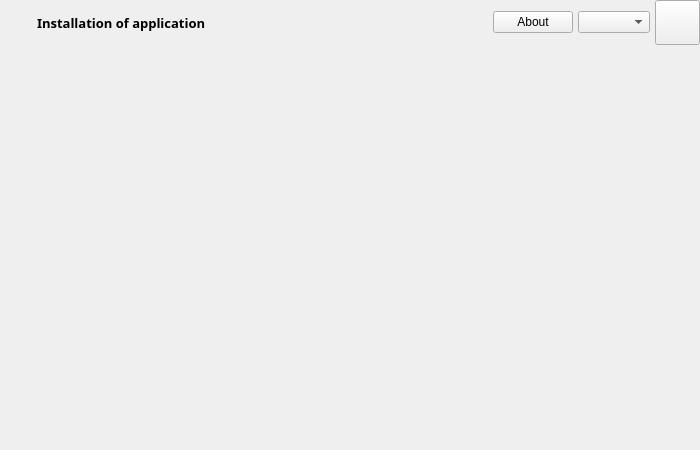
<?xml version="1.0" encoding="UTF-8"?>
<ui version="4.0">
 <class>WindowUI</class>
 <widget class="QMainWindow" name="WindowUI">
  <property name="geometry">
   <rect>
    <x>0</x>
    <y>0</y>
    <width>700</width>
    <height>450</height>
   </rect>
  </property>
  <property name="windowTitle">
   <string notr="true"/>
  </property>
  <property name="windowIcon">
   <iconset resource="../resources.qrc">
    <normaloff>:/images/icon.png</normaloff>:/images/icon.png</iconset>
  </property>
  <property name="statusTip">
   <string notr="true"/>
  </property>
  <property name="styleSheet">
   <string notr="true">QMainWindow{
	background : @color-panel-background;
}</string>
  </property>
  <widget class="QWidget" name="centralwidget">
   <property name="styleSheet">
    <string notr="true">QWidget#centralwidget{
	background : @color-panel-background;
	border: @border-windowpx solid @color-button-background;
}</string>
   </property>
   <layout class="QVBoxLayout" name="verticalLayout_3">
    <property name="leftMargin">
     <number>0</number>
    </property>
    <property name="topMargin">
     <number>0</number>
    </property>
    <property name="rightMargin">
     <number>0</number>
    </property>
    <property name="bottomMargin">
     <number>0</number>
    </property>
    <item>
     <layout class="QVBoxLayout" name="verticalLayout_2">
      <property name="spacing">
       <number>0</number>
      </property>
      <item>
       <widget class="QWidget" name="menuBar" native="true">
        <property name="maximumSize">
         <size>
          <width>16777215</width>
          <height>45</height>
         </size>
        </property>
        <layout class="QHBoxLayout" name="horizontalLayout_2">
         <property name="leftMargin">
          <number>0</number>
         </property>
         <property name="topMargin">
          <number>0</number>
         </property>
         <property name="rightMargin">
          <number>0</number>
         </property>
         <property name="bottomMargin">
          <number>0</number>
         </property>
         <item>
          <layout class="QHBoxLayout" name="horizontalLayout">
           <property name="spacing">
            <number>5</number>
           </property>
           <item>
            <widget class="QLabel" name="labelIconTitle">
             <property name="sizePolicy">
              <sizepolicy hsizetype="Fixed" vsizetype="Minimum">
               <horstretch>0</horstretch>
               <verstretch>0</verstretch>
              </sizepolicy>
             </property>
             <property name="minimumSize">
              <size>
               <width>32</width>
               <height>32</height>
              </size>
             </property>
             <property name="styleSheet">
              <string notr="true">padding : 5px;</string>
             </property>
             <property name="text">
              <string notr="true"/>
             </property>
             <property name="pixmap">
              <pixmap>:/images/logo_title.png</pixmap>
             </property>
            </widget>
           </item>
           <item>
            <widget class="QLabel" name="labelTitle">
             <property name="sizePolicy">
              <sizepolicy hsizetype="Preferred" vsizetype="Preferred">
               <horstretch>0</horstretch>
               <verstretch>0</verstretch>
              </sizepolicy>
             </property>
             <property name="minimumSize">
              <size>
               <width>200</width>
               <height>0</height>
              </size>
             </property>
             <property name="font">
              <font>
               <family>Segoe WP</family>
               <pointsize>10</pointsize>
               <weight>75</weight>
               <bold>true</bold>
              </font>
             </property>
             <property name="styleSheet">
              <string notr="true">color: @color-text-on-background ;</string>
             </property>
             <property name="text">
              <string notr="true">Installation of application</string>
             </property>
            </widget>
           </item>
           <item>
            <spacer name="horizontalSpacer">
             <property name="orientation">
              <enum>Qt::Horizontal</enum>
             </property>
             <property name="sizeHint" stdset="0">
              <size>
               <width>40</width>
               <height>20</height>
              </size>
             </property>
            </spacer>
           </item>
           <item>
            <widget class="QPushButton" name="buttonAbout">
             <property name="styleSheet">
              <string notr="true">QPushButton {
	background-color: transparent;
	padding: 8px;
	border: px0;
	color : @color-text-gray;
}

QPushButton:hover {
	color : @color-text-on-background;
}</string>
             </property>
             <property name="text">
              <string>About</string>
             </property>
            </widget>
           </item>
           <item>
            <widget class="QComboBox" name="comboBoxLanguage">
             <property name="styleSheet">
              <string notr="true">QComboBox
{
    subcontrol-origin: padding;
    subcontrol-position: top right;
    selection-background-color: @color-text-gray;
    background-color: transparent;
    border-style: solid;
    padding: 1px 0px 1px 20px;
}


QComboBox:hover, QPushButton:hover
{
	color: @color-text-gray;
	background-color: @color-panel-background;
}



QComboBox:!on
{
    color:  @color-text-gray;
    background-color: transparent;
}

QComboBox QAbstractItemView{
	padding : 10px;
	background-color: @color-panel-background;
}

QComboBox QAbstractItemView::item
{
	min-height: 25px;
	color : @color-text-gray;
	background-color: @color-panel-background;
	border:0px;
	text-align: center;
}

QListView::item:selected {
	border-radius: 5px;
	border: 1px solid @color-text-on-background;
	color : @color-text-on-background;
}

QListView {
    outline: 0;
	text-align: center;
}

QComboBox::drop-down
{
	subcontrol-origin: padding;
     subcontrol-position: top right;
     width: 10px;
     border: 0px;
	padding-left: 5px;
 }

QComboBox::down-arrow
{
     image: url(:/images/down.png) ;
     width: 10px;
     height: 7px;
}</string>
             </property>
             <property name="currentText">
              <string/>
             </property>
            </widget>
           </item>
           <item>
            <widget class="QPushButton" name="buttonClose">
             <property name="sizePolicy">
              <sizepolicy hsizetype="Fixed" vsizetype="Fixed">
               <horstretch>0</horstretch>
               <verstretch>0</verstretch>
              </sizepolicy>
             </property>
             <property name="minimumSize">
              <size>
               <width>45</width>
               <height>45</height>
              </size>
             </property>
             <property name="styleSheet">
              <string notr="true">QPushButton {
	border: 0px;
	margin: 1px;
}
QPushButton:hover {
	background-color: @color-panel-background-border;
}</string>
             </property>
             <property name="text">
              <string/>
             </property>
             <property name="icon">
              <iconset>
               <normalon>:/images/close.png</normalon>
              </iconset>
             </property>
            </widget>
           </item>
          </layout>
         </item>
        </layout>
       </widget>
      </item>
      <item>
       <widget class="QWidget" name="content" native="true">
        <layout class="QGridLayout" name="gridLayout_2">
         <property name="leftMargin">
          <number>0</number>
         </property>
         <property name="topMargin">
          <number>0</number>
         </property>
         <property name="rightMargin">
          <number>0</number>
         </property>
         <property name="bottomMargin">
          <number>0</number>
         </property>
         <item row="0" column="0">
          <layout class="QGridLayout" name="contentLayout">
           <property name="leftMargin">
            <number>2</number>
           </property>
           <property name="topMargin">
            <number>2</number>
           </property>
           <property name="rightMargin">
            <number>2</number>
           </property>
           <property name="bottomMargin">
            <number>2</number>
           </property>
          </layout>
         </item>
        </layout>
       </widget>
      </item>
     </layout>
    </item>
   </layout>
  </widget>
 </widget>
 <resources>
  <include location="../resources.qrc"/>
 </resources>
 <connections/>
</ui>
